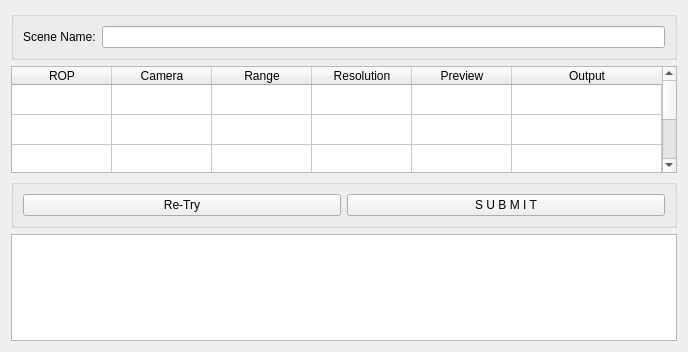
<?xml version="1.0" encoding="UTF-8"?>
<ui version="4.0">
 <class>Form</class>
 <widget class="QWidget" name="Form">
  <property name="geometry">
   <rect>
    <x>0</x>
    <y>0</y>
    <width>688</width>
    <height>352</height>
   </rect>
  </property>
  <property name="sizePolicy">
   <sizepolicy hsizetype="Preferred" vsizetype="Preferred">
    <horstretch>0</horstretch>
    <verstretch>0</verstretch>
   </sizepolicy>
  </property>
  <property name="minimumSize">
   <size>
    <width>600</width>
    <height>300</height>
   </size>
  </property>
  <property name="maximumSize">
   <size>
    <width>16777215</width>
    <height>16777215</height>
   </size>
  </property>
  <property name="windowTitle">
   <string>HPRender</string>
  </property>
  <layout class="QGridLayout" name="gridLayout">
   <item row="0" column="0">
    <widget class="QGroupBox" name="gb1">
     <property name="sizePolicy">
      <sizepolicy hsizetype="Preferred" vsizetype="Fixed">
       <horstretch>0</horstretch>
       <verstretch>0</verstretch>
      </sizepolicy>
     </property>
     <property name="baseSize">
      <size>
       <width>0</width>
       <height>0</height>
      </size>
     </property>
     <property name="title">
      <string/>
     </property>
     <layout class="QHBoxLayout" name="horizontalLayout">
      <item>
       <widget class="QLabel" name="label">
        <property name="text">
         <string>Scene Name:</string>
        </property>
       </widget>
      </item>
      <item>
       <widget class="QLineEdit" name="SceneName"/>
      </item>
     </layout>
    </widget>
   </item>
   <item row="1" column="0">
    <widget class="QTableWidget" name="taskTable">
     <property name="showGrid">
      <bool>true</bool>
     </property>
     <property name="gridStyle">
      <enum>Qt::SolidLine</enum>
     </property>
     <property name="sortingEnabled">
      <bool>false</bool>
     </property>
     <property name="rowCount">
      <number>4</number>
     </property>
     <property name="columnCount">
      <number>6</number>
     </property>
     <attribute name="horizontalHeaderVisible">
      <bool>true</bool>
     </attribute>
     <attribute name="horizontalHeaderCascadingSectionResizes">
      <bool>true</bool>
     </attribute>
     <attribute name="horizontalHeaderDefaultSectionSize">
      <number>100</number>
     </attribute>
     <attribute name="horizontalHeaderHighlightSections">
      <bool>true</bool>
     </attribute>
     <attribute name="horizontalHeaderShowSortIndicator" stdset="0">
      <bool>true</bool>
     </attribute>
     <attribute name="horizontalHeaderStretchLastSection">
      <bool>true</bool>
     </attribute>
     <attribute name="verticalHeaderVisible">
      <bool>false</bool>
     </attribute>
     <attribute name="verticalHeaderHighlightSections">
      <bool>false</bool>
     </attribute>
     <row>
      <property name="text">
       <string>0</string>
      </property>
     </row>
     <row>
      <property name="text">
       <string>1</string>
      </property>
     </row>
     <row>
      <property name="text">
       <string>2</string>
      </property>
     </row>
     <row/>
     <column>
      <property name="text">
       <string>ROP</string>
      </property>
     </column>
     <column>
      <property name="text">
       <string>Camera</string>
      </property>
     </column>
     <column>
      <property name="text">
       <string>Range</string>
      </property>
     </column>
     <column>
      <property name="text">
       <string>Resolution</string>
      </property>
     </column>
     <column>
      <property name="text">
       <string>Preview</string>
      </property>
     </column>
     <column>
      <property name="text">
       <string>Output</string>
      </property>
     </column>
    </widget>
   </item>
   <item row="2" column="0">
    <widget class="QGroupBox" name="gb2">
     <property name="title">
      <string/>
     </property>
     <layout class="QHBoxLayout" name="horizontalLayout_3">
      <item>
       <widget class="QPushButton" name="btnRetry">
        <property name="text">
         <string>Re-Try</string>
        </property>
       </widget>
      </item>
      <item>
       <widget class="QPushButton" name="btnSubmit">
        <property name="text">
         <string>S U B M I T</string>
        </property>
       </widget>
      </item>
     </layout>
    </widget>
   </item>
   <item row="3" column="0">
    <widget class="QTableWidget" name="checkResultTable"/>
   </item>
  </layout>
 </widget>
 <tabstops>
  <tabstop>btnRetry</tabstop>
  <tabstop>btnSubmit</tabstop>
  <tabstop>SceneName</tabstop>
 </tabstops>
 <resources/>
 <connections/>
</ui>
